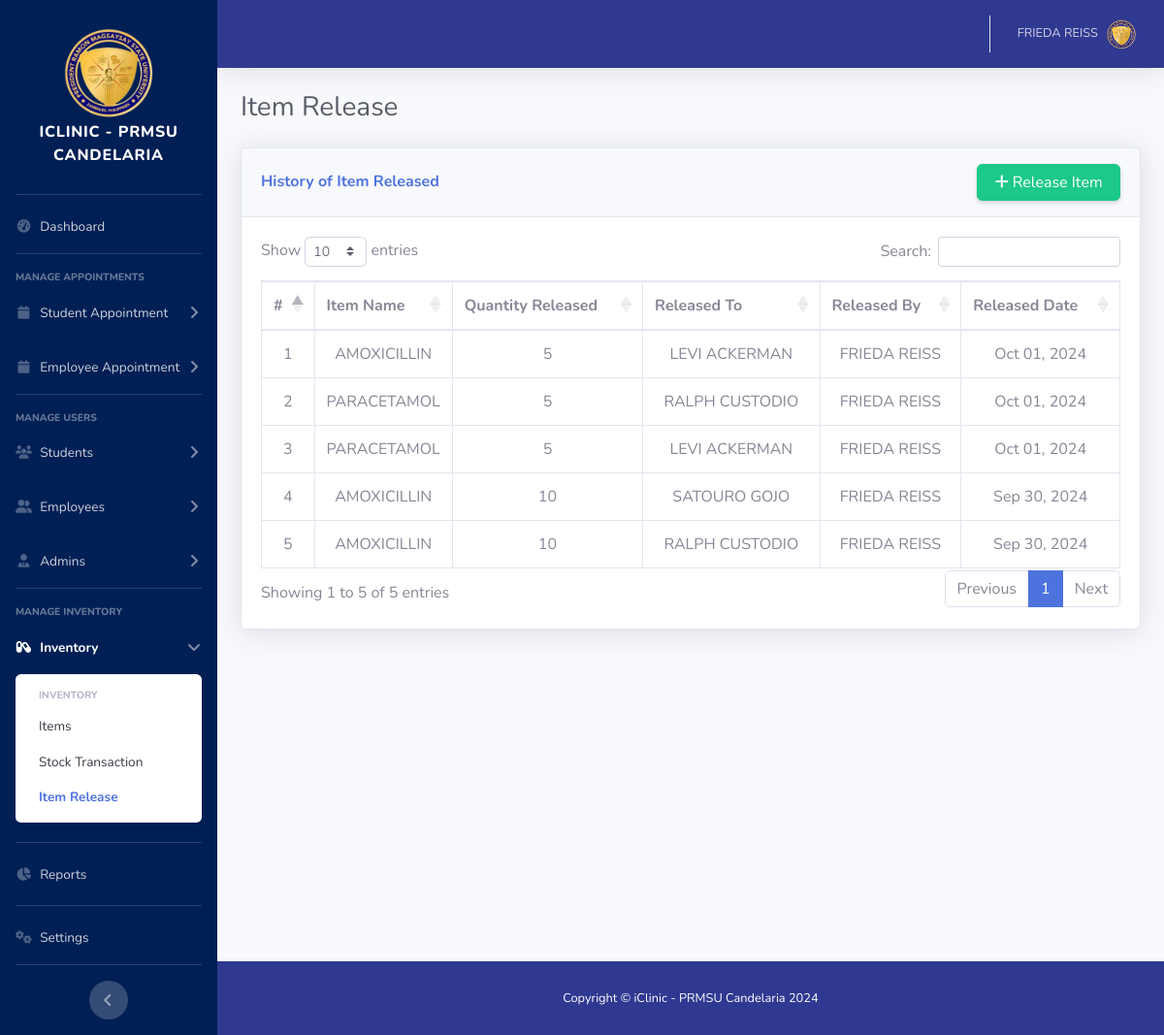
Page /admin/inventory-item-release.php (signed in) on the committed database.
### tables this page shows
CREATE TABLE `item_release_tbl` (
  `release_id` int(11) NOT NULL,
  `item_id` int(11) NOT NULL,
  `quantity_released` int(11) NOT NULL,
  `release_date` datetime NOT NULL,
  `released_to` int(11) NOT NULL,
  `released_by` int(11) NOT NULL
);

CREATE TABLE `item_tbl` (
  `item_id` int(11) NOT NULL,
  `item_name` varchar(100) NOT NULL,
  `description` varchar(255) NOT NULL,
  `quantity_in_stock` int(11) NOT NULL,
  `unit` varchar(50) NOT NULL,
  `expiry_date` date NOT NULL,
  `added_by` int(11) NOT NULL,
  `deleted` tinyint(1) NOT NULL DEFAULT 0 COMMENT '1 = deleted, 0 = not deleted'
);

### admin/inventory-item-release.php (the view, shortened to what this page needs)
<!DOCTYPE html>
<html lang="en">
<?php include './include/head.php'; ?>
<body id="page-top">
    <div id="wrapper">
        <?php include './include/sidebar.php'; ?>
        <div id="content-wrapper" class="d-flex flex-column">
            <div id="content">
                <?php include './include/topbar.php'; ?>
                <div class="container-fluid">
                    <div class="d-sm-flex align-items-center justify-content-between mb-4">
                        <h1 class="h3 mb-0 text-gray-800">Item Release</h1>
                    </div>
                    <div class="row">
                        <div class="col-xl-12 col-lg-12">
                            <div class="card shadow mb-4">
								<div class="card-header py-3 d-flex flex-column flex-md-row">
								    <div class="col-12 col-md-6 d-flex align-items-center justify-content-start mx-0 px-0 mb-2 mb-md-0">
								        <h6 class="font-weight-bold text-primary mb-0">History of Item Released</h6>
								    </div>
								    <div class="col-12 col-md-6 d-flex align-items-center justify-content-end mx-0 px-0">
								    	<div class="col-12 col-md-4 float-right mx-0 px-0">
								    		<a data-toggle="modal" data-target="#addNew" class="btn btn-success shadow-sm w-100 h-100"><i class="fa-solid fa-plus mr-1"></i>Release Item</a>
								        </div>
								    </div>
								</div>
                                <div class="card-body">
                                    <div class="table-responsive">
                                        <table class="table table-bordered nowrap text-center" id="myTable" width="100%" cellspacing="0">
                                            <thead class="">
                                                <tr>
                                                    <th scope="col">#</th>
                                                    <th scope="col">Item Name</th>
                                                    <th scope="col">Quantity Released</th>
                                                    <th scope="col">Released To</th>
                                                    <th scope="col">Released By</th>
                                                    <th scope="col">Released Date</th>
                                                </tr>
                                            </thead>
                                            <tbody>
                                            <?php
                                                require '../db/dbconn.php';
                                                $display_appointments = "
                                                					SELECT
                                                                        irt.release_id,
                                                                        it.item_name,
                                                                        irt.quantity_released,
                                                                        COALESCE(CONCAT(st.first_name, ' ', st.last_name), CONCAT(et.first_name, ' ', et.last_name)) AS recipient_name,
                                                                        CONCAT(adt.first_name, ' ', adt.last_name) AS releaser_name,
                                                                        irt.release_date
                                                                    FROM `item_release_tbl` irt
                                                                    INNER JOIN `item_tbl` it ON it.item_id = irt.item_id
                                                                    -- Alias ut1 for the user who the item is released to
                                                                    INNER JOIN `user_tbl` ut1 ON ut1.user_id = irt.released_to
                                                                    -- Alias ut2 for the user who released the item (admin or other roles)
                                                                    INNER JOIN `user_tbl` ut2 ON ut2.user_id = irt.released_by
                                                                    INNER JOIN `admin_tbl` adt ON adt.user_id = ut2.user_id
                                                                    LEFT JOIN `student_tbl` st ON ut1.user_id = st.user_id AND ut1.role = 'STUDENT'
                                                                    LEFT JOIN `employee_tbl` et ON ut1.user_id = et.user_id AND ut1.role = 'EMPLOYEE'
                                                                    ORDER BY irt.release_date DESC
                                                					";
                                                $sqlQuery = mysqli_query($con, $display_appointments) or die(mysqli_error($con));
                                                $counter = 1;
                                                while($row = mysqli_fetch_array($sqlQuery)){
                                                    $item_name = $row['item_name'];
                                                    $quantity_released = $row['quantity_released'];
                                                    $recipient_name = $row['recipient_name'];
                                                    $releaser_name = $row['releaser_name'];
                                                    $release_date = $row['release_date'];
                                                    $formatted_date = date('M d, Y', strtotime($release_date));
                                            ?>
                                            <tr>
                                                <td class=""><?php echo $counter; ?></td>
                                                <td class=""><?php echo $item_name; ?></td>
                                                <td class=""><?php echo $quantity_released; ?></td>
                                                <td class="">
                                                    <?php echo $recipient_name; ?>
                                                </td>
                                                <td class=""><?php echo $releaser_name; ?></td>
                                                <td class=""><?php echo $formatted_date; ?></td>
                                            </tr>
                                            <?php
                                                    $counter++;
                                                }
                                            ?>
                                            </tbody>
                                        </table>
                                    </div>
                                </div>
                            </div>
                        </div>
                    </div>
                </div>
            </div>
            <?php include './include/footer.php'; ?>
        </div>
    </div>
</body>
</html>

### rows in the picture
item_release_tbl: item.item_name "AMOXICILLIN", quantity_released "5", recipient_name "LEVI ACKERMAN", releaser_name "FRIEDA REISS", release_date "Oct 01, 2024"
item_release_tbl: item.item_name "PARACETAMOL", quantity_released "5", recipient_name "RALPH CUSTODIO", releaser_name "FRIEDA REISS", release_date "Oct 01, 2024"
item_release_tbl: item.item_name "PARACETAMOL", quantity_released "5", recipient_name "LEVI ACKERMAN", releaser_name "FRIEDA REISS", release_date "Oct 01, 2024"
item_release_tbl: item.item_name "AMOXICILLIN", quantity_released "10", recipient_name "SATOURO GOJO", releaser_name "FRIEDA REISS", release_date "Sep 30, 2024"
item_release_tbl: item.item_name "AMOXICILLIN", quantity_released "10", recipient_name "RALPH CUSTODIO", releaser_name "FRIEDA REISS", release_date "Sep 30, 2024"

### other values in the picture
$_SESSION['fullname'] "FRIEDA REISS"
